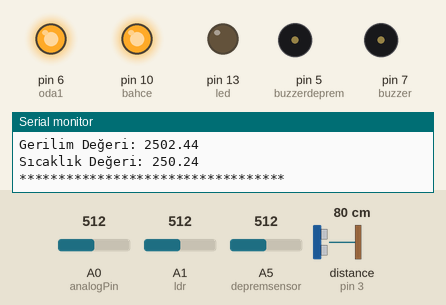
Bench run of a sketch on a simulated Arduino Uno, built with avr-gcc and run on an emulated ATmega328P. On the bench: output pins drawn as LEDs (lit = HIGH), buzzer (waves = sounding, pin HIGH), the last lines printed to the serial monitor. Wiring (inferred from the names in the program): ultrasonic range finder: trigger pin 4; echo pin 3. The inputs (shaded band) are chosen by the test bench; at power-on: A0 (analogPin) = 512, distance to the obstacle (sensor on pin 3) 80 cm, A5 (depremsensor) = 512, A1 (ldr) = 512. The echo pulse lasts 58.3 µs per cm; pins used as bus, display or sensor lines are not drawn.

Above: at 4.5 s.
4.6 s: A0 (analogPin) set to 108
9.1 s: A0 (analogPin) set to 91
At 12.5 s:
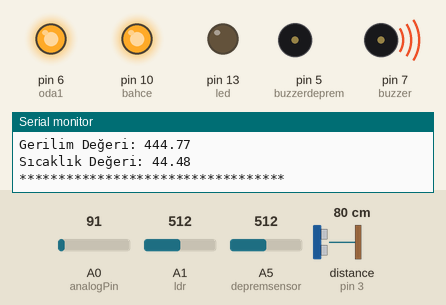
18.9 s: distance to the obstacle (sensor on pin 3) set to 12 cm
23.9 s: distance to the obstacle (sensor on pin 3) set to 9 cm
At 26.6 s:
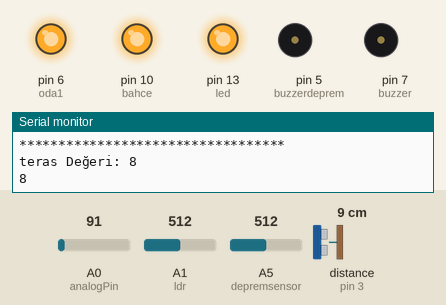
At 28.9 s:
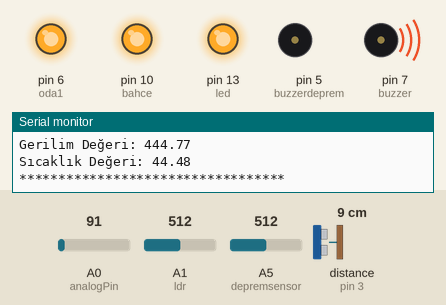
33.7 s: A5 (depremsensor) set to 534
39.9 s: A5 (depremsensor) set to 566
At 46.2 s:
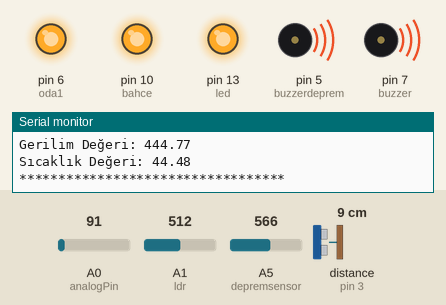
Timing chart, 0 to 48.5 s (numbered marks = the images above; inputs shaded):
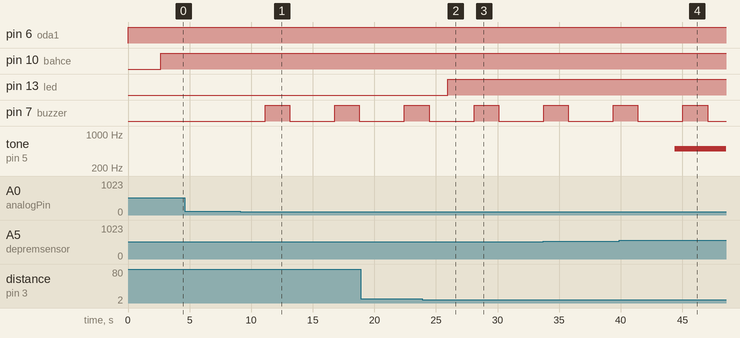

The sketch:

smart_farmhouse.ino
```cpp
const int analogPin = A0;
float gerilimDeger = 0;
float sensorDeger = 0;
float sicaklikDeger = 0;
int buzzer=7;

int trigpin=4;
int echopin=3;
int olcum;
int cm;
int led=13;


int oda1 = 6; //1.oda ışığı 3.dijital pin
int bahce=10;

int ldr=A1;

int depremsensor=A5;
const int buzzerdeprem = 5;


void setup() {

   pinMode(buzzerdeprem,OUTPUT);

   pinMode(bahce,OUTPUT);

   pinMode(oda1,OUTPUT); // çıkış ayarlandı

   pinMode(trigpin,OUTPUT);
   pinMode(echopin,INPUT);
   pinMode(led,OUTPUT);

   pinMode(buzzer,OUTPUT);
  Serial.begin(9600);

}

void loop() {
 digitalWrite(oda1,HIGH);
 //digitalWrite(bahce,HIGH);
 delay(100); // 100ms bekle
 yangin_sistemi(); // Yangın olup olmadığını kontrol et
 delay(500); // 500ms bekle
 mesafe_sistemi();
 delay(500);
 karanlik_sistem();
 delay(500);
 deprem_sistem();
 delay(500);


}

void yangin_sistemi() {

  sensorDeger = analogRead(analogPin);

 Serial.print("Sensör Değeri:  ");
 Serial.println(sensorDeger);

 // A0 pininden okunan değeri mV cinsinden gerilim değerine dönüştürüyoruz.
 gerilimDeger = (sensorDeger/1023)*5000;

 Serial.print("Gerilim Değeri: ");
 Serial.println(gerilimDeger);

 // Gerilim değerini sıcaklık değerine dönüştürüyoruz.
 sicaklikDeger = gerilimDeger / 10.0;

 Serial.print("Sıcaklık Değeri: ");
 Serial.println(sicaklikDeger);

 Serial.println("**********************************");
 if(sicaklikDeger <50.0 && sicaklikDeger > 0) {
  digitalWrite(buzzer,HIGH);
  delay(2000);
  digitalWrite(buzzer,LOW);
 }
 delay(1000);

}

void mesafe_sistemi() {

   digitalWrite(trigpin,LOW);
   delayMicroseconds(10);
   digitalWrite(trigpin,HIGH);
   delayMicroseconds(10);
   digitalWrite(trigpin,LOW);
   olcum=pulseIn(echopin,HIGH);
   cm=olcum/58;

    Serial.print("teras Değeri: ");
 Serial.println(cm);


   if( cm <10 && cm > 0) {

    digitalWrite(led,HIGH);
   }
   else {

    digitalWrite(led,LOW);
   }
   Serial.println(cm);
   delay(500);

}

void karanlik_sistem(){
  int deger=analogRead(ldr);
  Serial.println(deger);
  if(deger<1020){
    digitalWrite(bahce,HIGH);
  }else{
    digitalWrite(bahce,LOW);
  }
}

void deprem_sistem() {
  int deprem_deger = analogRead(depremsensor);
   Serial.print("Deprem Sensor Value: ");
    Serial.println(deprem_deger);
  if (deprem_deger >550) {
    tone(buzzerdeprem, 500);
    Serial.print("Sensor Value: ");
    Serial.println(deprem_deger);
  }
  else {
    noTone(buzzerdeprem);
     Serial.print("Sensor Value: ");
    Serial.println(deprem_deger);
  }

}
```

Measured:
- the behaviour switches between 103 and 102 on A0 (analogPin) (found by bisection; images 0 and 1)
- the behaviour switches between 11 and 10 cm on distance to the obstacle (sensor on pin 3) (found by bisection; images 1 and 2)
- the behaviour switches between 550 and 551 on A5 (depremsensor) (found by bisection; images 3 and 4)
- after the input at 9.1 s, pin 7 (buzzer): alternates HIGH for 2.0 s and LOW for 3.7 s, starting after 2.0 s
- after the input at 23.9 s, pin 13 (led): LOW → HIGH after 2.0 s
- after the input at 39.9 s, tone on pin 5 (buzzerdeprem): silent → 500 Hz after 4.5 s
